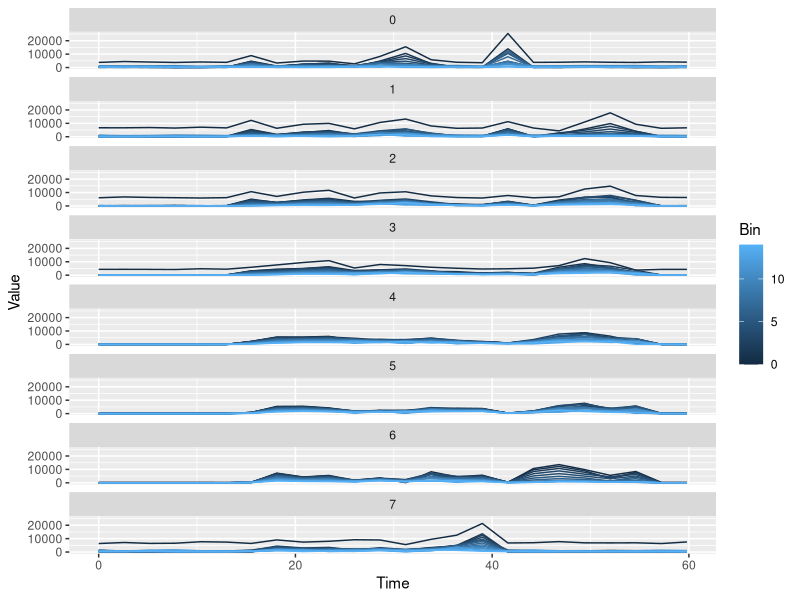
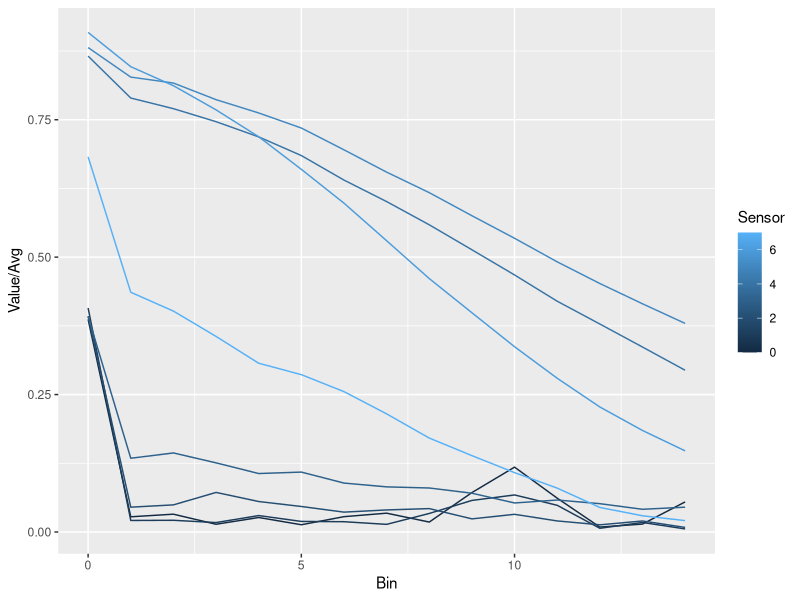

Write the R code that produced these figures, in order.
### libraries
require(tidyverse)
require(ggthemes)
require(readxl)
require(magrittr)
require(scales)

### frequencies

### load data
d = read_csv('data.csv', col_names=F) %>%
	select("Time"=1,"Sensor"=2,"Avg"=3, everything()) %>%
	mutate(Time=signif((Time-min(Time))/1000,3)) %>%
	gather(Bin, Value, starts_with("X")) %>%
	mutate(Bin=as.numeric(gsub("X","",Bin))-4)

d %<>% filter(Bin<15)	
	
### show
qplot(Time, Value, color=Bin, group=Bin, data=d, geom="line") + facet_wrap(~Sensor, ncol=1)

### 
qplot(Bin, Value/Avg, color=Sensor, group=Sensor, data=d %>% filter(Time==39), geom="line")
